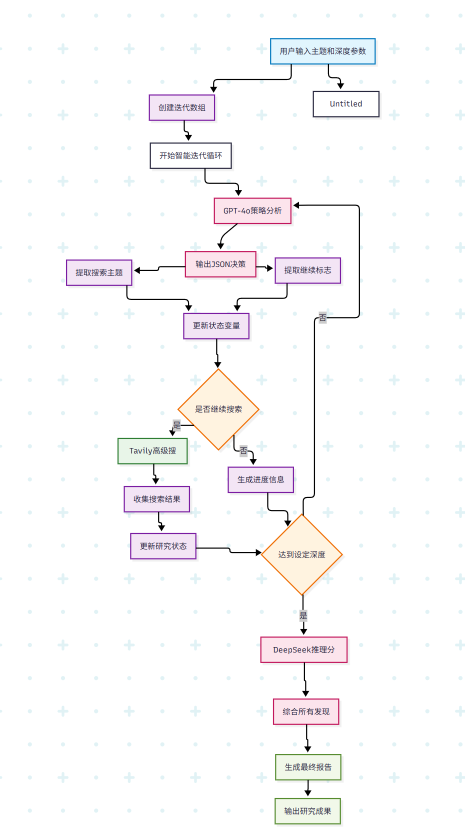
#> input picture tests/Snipaste_2025-08-26_22-14-03.png, 930 x 1667 px (shown at 1/2 size)
$ python -i image_compressor.py   (imports and definitions only)
#> lines starting #> are read from the running program, lines starting #| are printed output that depends on the picture
"""图片压缩工具"""
import io
from PIL import Image
from typing import Optional


def compress_image(
    image_data: bytes,
    max_size_kb: int = 200,  # 默认200KB
    quality_start: int = 85,
    quality_min: int = 20,
    max_dimension: int = 2048
) -> bytes:
    """
    压缩图片到指定大小以内

    Args:
        image_data: 原始图片数据
        max_size_kb: 最大文件大小（KB）
        quality_start: 起始压缩质量（1-100）
        quality_min: 最低压缩质量（1-100）
        max_dimension: 最大边长（像素）

    Returns:
        压缩后的图片数据
    """
    max_size_bytes = max_size_kb * 1024

    # 如果原图已经小于目标大小，直接返回
    if len(image_data) <= max_size_bytes:
        return image_data

    try:
        # 打开图片
        img = Image.open(io.BytesIO(image_data))

        # 转换为 RGB（处理 RGBA 等格式）
        if img.mode in ('RGBA', 'LA', 'P'):
            background = Image.new('RGB', img.size, (255, 255, 255))
            if img.mode == 'P':
                img = img.convert('RGBA')
            background.paste(img, mask=img.split()[-1] if img.mode in ('RGBA', 'LA') else None)
            img = background
        elif img.mode != 'RGB':
            img = img.convert('RGB')

        # 如果图片尺寸过大，先缩小
        width, height = img.size
        if width > max_dimension or height > max_dimension:
            ratio = min(max_dimension / width, max_dimension / height)
            new_width = int(width * ratio)
            new_height = int(height * ratio)
            img = img.resize((new_width, new_height), Image.Resampling.LANCZOS)

        # 逐步降低质量直到满足大小要求
        quality = quality_start
        compressed_data = None

        while quality >= quality_min:
            output = io.BytesIO()
            img.save(output, format='JPEG', quality=quality, optimize=True)
            compressed_data = output.getvalue()

            if len(compressed_data) <= max_size_bytes:
                break

            quality -= 5

        # 如果还是太大，进一步缩小尺寸
        if len(compressed_data) > max_size_bytes:
            width, height = img.size
            while len(compressed_data) > max_size_bytes and max(width, height) > 512:
                width = int(width * 0.9)
                height = int(height * 0.9)
                img_resized = img.resize((width, height), Image.Resampling.LANCZOS)

                output = io.BytesIO()
                img_resized.save(output, format='JPEG', quality=quality_min, optimize=True)
                compressed_data = output.getvalue()

        original_size_kb = len(image_data) / 1024
        compressed_size_kb = len(compressed_data) / 1024
        compression_ratio = (1 - compressed_size_kb / original_size_kb) * 100

        print(f"[图片压缩] {original_size_kb:.1f}KB → {compressed_size_kb:.1f}KB (压缩 {compression_ratio:.1f}%)")

        return compressed_data

    except Exception as e:
        print(f"[图片压缩] 压缩失败，返回原图: {e}")
        return image_data


def compress_images(images: list[bytes], max_size_kb: int = 200) -> list[bytes]:
    """
    批量压缩图片

    Args:
        images: 图片数据列表
        max_size_kb: 最大文件大小（KB）

    Returns:
        压缩后的图片数据列表
    """
    return [compress_image(img, max_size_kb) for img in images]

>>> import cv2
>>> picture = cv2.imread('../../../../tests/Snipaste_2025-08-26_22-14-03.png', cv2.IMREAD_GRAYSCALE)
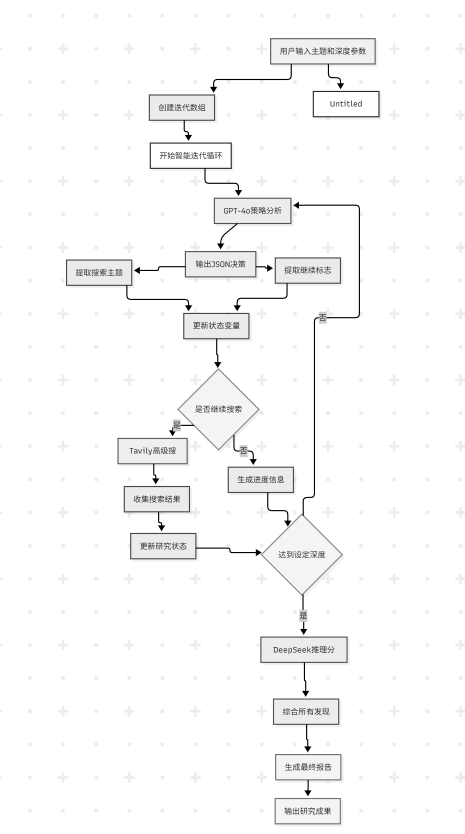
#> picture: shape (1667, 930) (shown at 1/2 size); min 0, max 255, mean 249
>>> result = compress_images(picture)
#> result = 1667 items
